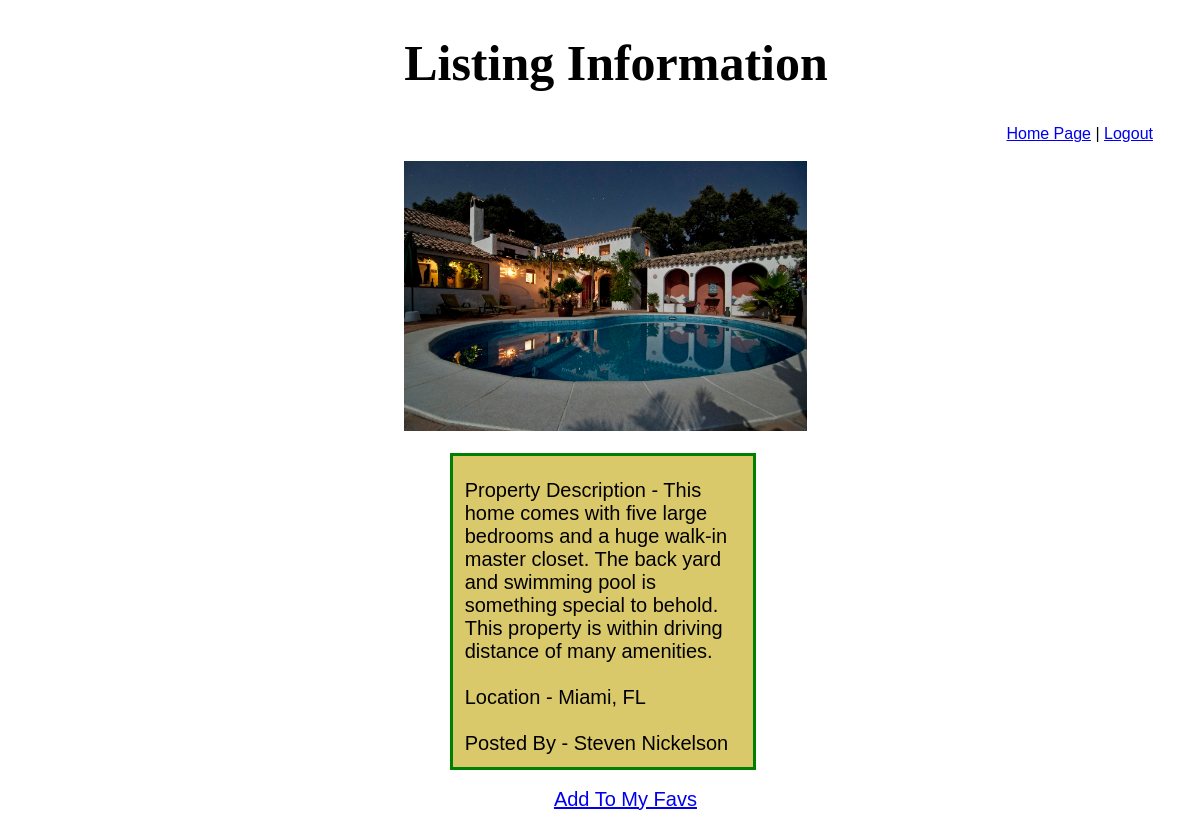
Page /showprop/20 (signed in) on the committed database.
### myapp/models.py (models this page shows)
class Book(models.Model):
    title= models.CharField(max_length=255)
    location = models.CharField( max_length=255)
    description = models.TextField(max_length=300)
    price = models.CharField(default=0, max_length=255)
    bedrooms = models.IntegerField(default=0, validators=[MaxValueValidator(50),MinValueValidator(1)])
    bathrooms = models.IntegerField(default=0, validators=[MaxValueValidator(50),MinValueValidator(1)])
    sqft = models.CharField(default=0, max_length=150)
    poster = models.ForeignKey(User, related_name="books", on_delete=models.CASCADE, null=True)
    fav_books = models.ManyToManyField (User, related_name="saved_books")
    cover = models.ImageField(upload_to= 'books/covers/', null=True, blank=True)
    objects = PropManager()

class User(models.Model):
    firstname = models.CharField(max_length=255)
    lastname = models.CharField(max_length=255)
    email = models.CharField(max_length=255)
    password = models.CharField(max_length=255)
    created_at = models.DateTimeField(auto_now_add=True)
    updated_at = models.DateTimeField(auto_now=True)
    objects = UserManager()

### myapp/views.py (the view)
# urls.py: path('showprop/<int:prop_id>', views.showprop),
def showprop(request, prop_id):
    home = Book.objects.get(id = prop_id)
    user = User.objects.get(id = request.session['id'])
    context = {
        "home": home,
        "loggedinuser":user,
    }
    return render(request, "view.html", context)

### myapp/templates/view.html (shortened to what this page needs)
<!DOCTYPE html>
<html lang="en">
<head>
</head>
<body>
    <h1> Listing Information </h1>
        <div class="log">
            <a href="/books">Home Page</a> | <a href="/">Logout</a>
        </div>
        <br>
        <br>
        <img src="{{ home.cover.url }}" alt="{{ book.title }}" style="width:35%;"><br>
        <br>
        <div class= "des">
            <br>
            Property Description -
            {{home.description}}<br>
            <br>
            Location - {{home.location}}<br>
            <br>
            Posted By - {{home.poster.firstname}} {{home.poster.lastname}}<br>
        </div>
        <br>
        <div class="fav">
            <a href="/addfaves/{{home.id}}">Add To My Favs</a>
        </div>
</body>
</html>

### myapp/templates/view.html (style rules this page uses)
.des { padding-left:1%; padding-bottom:1%; font-size: 20px; border: solid 3px green; width: 25%; float:center; margin-left: 37%; background-color: rgb(218, 201, 106); }
.log { float:right; padding-right: 2%; }
body { background-image: url(https://images.pexels.com/photos/628281/pexels-photo-628281.jpeg?auto=compress&cs=tinysrgb&dpr=2&h=750&w=1260); background-attachment:fixed; font-family:'Franklin Gothic Medium', 'Arial Narrow', Arial, sans-serif; margin: 2%; color: rgb(0, 0, 0); }
h1 { Padding-left:33%; font-size: 50px; font-family:Georgia, 'Times New Roman', Times, serif }
img { padding-left: 33%; }
.fav { padding-left: 46%; font-size: 20px; }

### rows in the picture
Book: cover (picture), description "This home comes with five large bedrooms and a huge walk-in master closet. The back yard and swimming pool is something special to behold. This property is within driving distance of many amenities.", location "Miami, FL", poster.firstname "Steven", poster.lastname "Nickelson"
